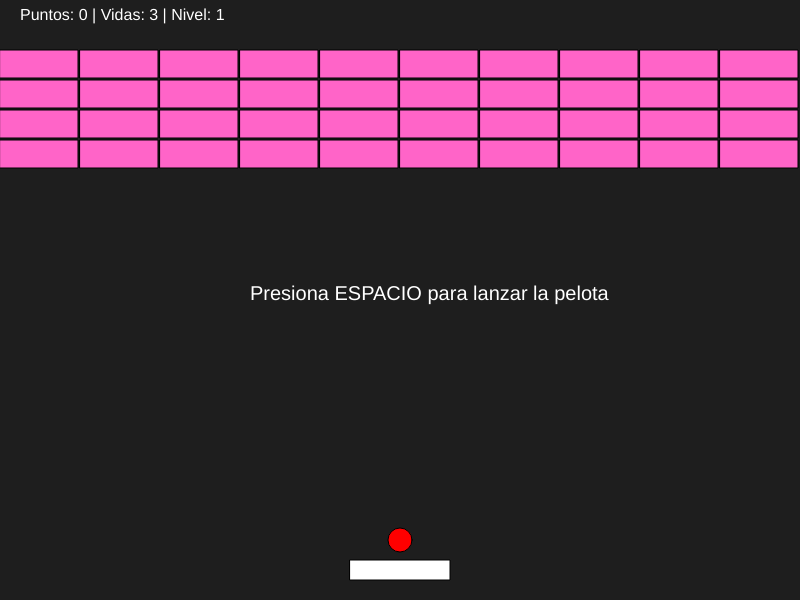
Frame 1 (no input)
Frame 60 (no input): identical to frame 1, image omitted
Frame 120 (the mouse pressed at the canvas centre since frame 60): identical to frame 1, image omitted

The p5.js sketch that drew this single still picture (run headless with seeded random() and noise() and a simulated clock; from frame 60 on, the mouse is pressed at the canvas centre):

// p5.js sketch
// ── sketch.js
let paddle;
let ball;
let blocks = [];
let level = 1;
let score = 0;
let lives = 3;
let gameStarted = false;

function setup() {
  createCanvas(800, 600);
  paddle = new Paddle();
  ball = new Ball();
  setupLevel(level);
}

function draw() {
  background(30);
  drawHUD();
  paddle.display();
  paddle.update();
  ball.display();
  if (gameStarted) ball.update(paddle, blocks);
  
  blocks.forEach(block => block.display());

  if (blocks.every(b => b.broken)) {
    nextLevel();
  }

  if (ball.y > height) {
    lives--;
    if (lives > 0) {
      resetRound();
    } else {
      gameOver();
    }
  }
}

function drawHUD() {
  fill(255);
  textSize(16);
  text(`Puntos: ${score} | Vidas: ${lives} | Nivel: ${level}`, 20, 20);
  if (!gameStarted) {
    textSize(20);
    text("Presiona ESPACIO para lanzar la pelota", width/2 - 150, height/2);
  }
}

function keyPressed() {
  if (keyCode === 32 && !gameStarted) {
    gameStarted = true;
  }
}

function resetRound() {
  ball.reset();
  paddle.reset();
  gameStarted = false;
}

function setupLevel(lvl) {
  blocks = [];
  let rows = lvl + 3;
  let cols = 10;
  for (let r = 0; r < rows; r++) {
    for (let c = 0; c < cols; c++) {
      let strength = 1;
      if (lvl === 2 && r === 0 && c === 5) strength = 3;
      if (lvl === 3) {
        if ((r === 0 && c === 2) || (r === 1 && c === 7)) strength = 3;
        if (r === 2 && c === 4) strength = -1; // bloque irrompible
      }
      blocks.push(new Block(c * 80, 50 + r * 30, strength));
    }
  }
}

function nextLevel() {
  level++;
  if (level > 3) {
    alert("¡Ganaste el juego!");
    noLoop();
  } else {
    setupLevel(level);
    resetRound();
    ball.speedUp(level);
  }
}

function gameOver() {
  alert("Juego Terminado. Puntuación final: " + score);
  noLoop();
}

// ── ball.js
class Ball {
  constructor() {
    this.r = 12;
    this.reset();
  }

  reset() {
    this.x = width / 2;
    this.y = height - 60;
    this.vx = random([-4, 4]);
    this.vy = -5;
  }

  speedUp(level) {
    this.vy -= level; // más velocidad por nivel
  }

  update(paddle, blocks) {
    this.x += this.vx;
    this.y += this.vy;

    // colisiones con bordes
    if (this.x < 0 || this.x > width) this.vx *= -1;
    if (this.y < 0) this.vy *= -1;

    // paddle
    if (
      this.y + this.r > paddle.y &&
      this.x > paddle.x &&
      this.x < paddle.x + paddle.w
    ) {
      this.vy *= -1;
      this.y = paddle.y - this.r;
    }

    // bloques
    blocks.forEach(block => {
      if (!block.broken &&
          this.x > block.x &&
          this.x < block.x + block.w &&
          this.y - this.r < block.y + block.h &&
          this.y + this.r > block.y
      ) {
        block.hit();
        this.vy *= -1;
      }
    });
  }

  display() {
    fill(255, 0, 0);
    ellipse(this.x, this.y, this.r * 2);
  }
}

// ── block.js
class Block {
  constructor(x, y, strength = 1) {
    this.x = x;
    this.y = y;
    this.w = 78;
    this.h = 28;
    this.strength = strength;
    this.broken = false;
  }

  display() {
    if (this.broken) return;
    if (this.strength === -1) fill(120); // irrompible
    else fill(map(this.strength, 1, 3, 255, 100), 100, 200);
    rect(this.x, this.y, this.w, this.h);
  }

  hit() {
    if (this.strength === -1) return;
    this.strength--;
    if (this.strength <= 0) {
      this.broken = true;
      score++;
    }
  }
}

// ── paddle.js
class Paddle {
  constructor() {
    this.w = 100;
    this.h = 20;
    this.reset();
  }

  reset() {
    this.x = width / 2 - this.w / 2;
    this.y = height - 40;
    this.speed = 7;
  }

  update() {
    if (keyIsDown(LEFT_ARROW)) this.x -= this.speed;
    if (keyIsDown(RIGHT_ARROW)) this.x += this.speed;
    this.x = constrain(this.x, 0, width - this.w);
  }

  display() {
    fill(255);
    rect(this.x, this.y, this.w, this.h);
  }
}
